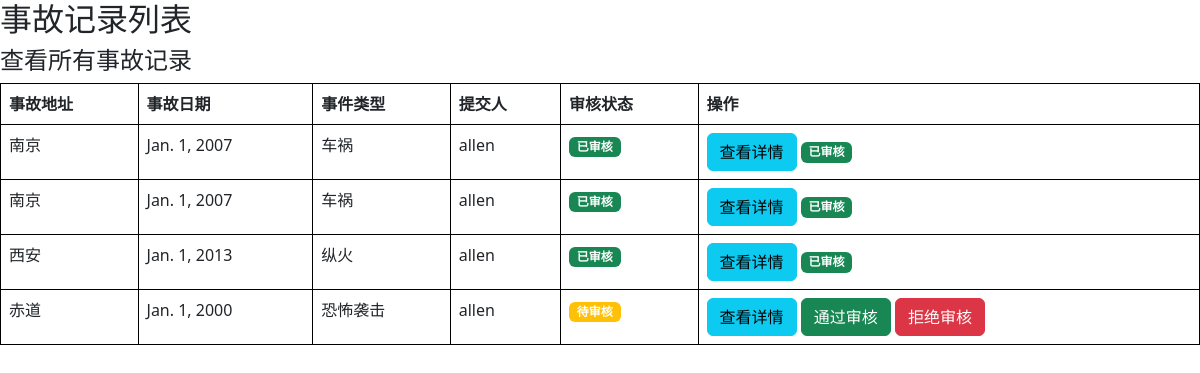
The app's page /accident/ (signed in) with its own data.
### data/models.py (models this page shows, shortened)
class Accident(models.Model):
    address = models.CharField(max_length=200)
    accident_date = models.DateField()
    description = models.TextField()
    accident_type = models.CharField(max_length=200)
    injured = models.IntegerField(default=0)
    dead = models.IntegerField(default=0)
    unknown = models.CharField(max_length=200, default='情况未知')
    latitude = models.FloatField(default=0.0)
    longitude = models.FloatField(default=0.0)
    video_link = models.CharField(max_length=200)
    is_approved = models.BooleanField(False)
    is_deleted = models.BooleanField(default=False)
    created_by = models.ForeignKey(User, on_delete=models.CASCADE)

### users/models.py (models this page shows, shortened)
class CustomUser(AbstractUser):
    is_admin = models.BooleanField(default=False)
    phone_number = models.CharField(max_length=15, blank=True, null=True)  # 电话号码
    address = models.TextField(blank=True, null=True)  # 地址
    def __str__(self):
        return self.username

### data/views.py (the view)
# urls.py: path('accident/', views.accident_list, name='accident_list'),
@login_required
def accident_list(request):
    if request.user.is_staff:
        accidents = Accident.objects.all()
    else:
        accidents = Accident.objects.filter(Q(created_by=request.user) & Q(is_approved=True) | Q(is_approved=False))
    return render(request, 'data/accident_list.html', {'accidents': accidents})

### templates/data/accident_list.html
{% extends 'base_generic.html' %}
{% block content %}
<h2>事故记录列表</h2>
{% if user.is_staff %}
    <h4>查看所有事故记录</h4>
{% else %}
    <h4>查看提交的事故记录</h4>
{% endif %}
<table class="table table-bordered" style="border-collapse: collapse; width: 100%; border: 1px solid black;">
    <thead>
        <tr>
            <th style="border: 1px solid black; padding: 8px;">事故地址</th>
            <th style="border: 1px solid black; padding: 8px;">事故日期</th>
            <th style="border: 1px solid black; padding: 8px;">事件类型</th>
            <th style="border: 1px solid black; padding: 8px;">提交人</th>
            <th style="border: 1px solid black; padding: 8px;">审核状态</th>
            <th style="border: 1px solid black; padding: 8px;">操作</th>
        </tr>
    </thead>
    <tbody>
        {% for accident in accidents %}
        <tr>
            <td style="border: 1px solid black; padding: 8px;">{{ accident.address }}</td>
            <td style="border: 1px solid black; padding: 8px;">{{ accident.accident_date }}</td>
            <td style="border: 1px solid black; padding: 8px;">{{ accident.accident_type }}</td>
            <td style="border: 1px solid black; padding: 8px;">{{ accident.created_by }}</td>
            <td style="border: 1px solid black; padding: 8px;">
                {% if accident.is_approved %}
                    <span class="badge bg-success">已审核</span>
                {% else %}
                    <span class="badge bg-warning">待审核</span>
                {% endif %}
            </td>
            <td style="border: 1px solid black; padding: 8px;">
                <a href="{% url 'accident_detail' accident.id %}" class="btn btn-info">查看详情</a>
                {% if user.is_staff %}
                    {% if accident.is_approved %}
                        <span class="badge bg-success">已审核</span>
                    {% else %}
                        <a href="{% url 'admin_approve_accident' accident.id %}" class="btn btn-success">通过审核</a>
                        <a href="{% url 'admin_reject_accident' accident.id %}" class="btn btn-danger">拒绝审核</a>
                    {% endif %}
                {% endif %}
            </td>
        </tr>
        {% empty %}
        <tr>
            <td colspan="6" class="text-center" style="border: 1px solid black; padding: 8px;">没有事故记录。</td>
        </tr>
        {% endfor %}
    </tbody>
</table>
{% endblock %}

### records on screen
Accident: address "南京", accident_date "Jan. 1, 2007", accident_type "车祸", created_by "allen", is_approved "已审核"
Accident: address "南京", accident_date "Jan. 1, 2007", accident_type "车祸", created_by "allen", is_approved "已审核"
Accident: address "西安", accident_date "Jan. 1, 2013", accident_type "纵火", created_by "allen", is_approved "已审核"
Accident: address "赤道", accident_date "Jan. 1, 2000", accident_type "恐怖袭击", created_by "allen", is_approved "待审核"
